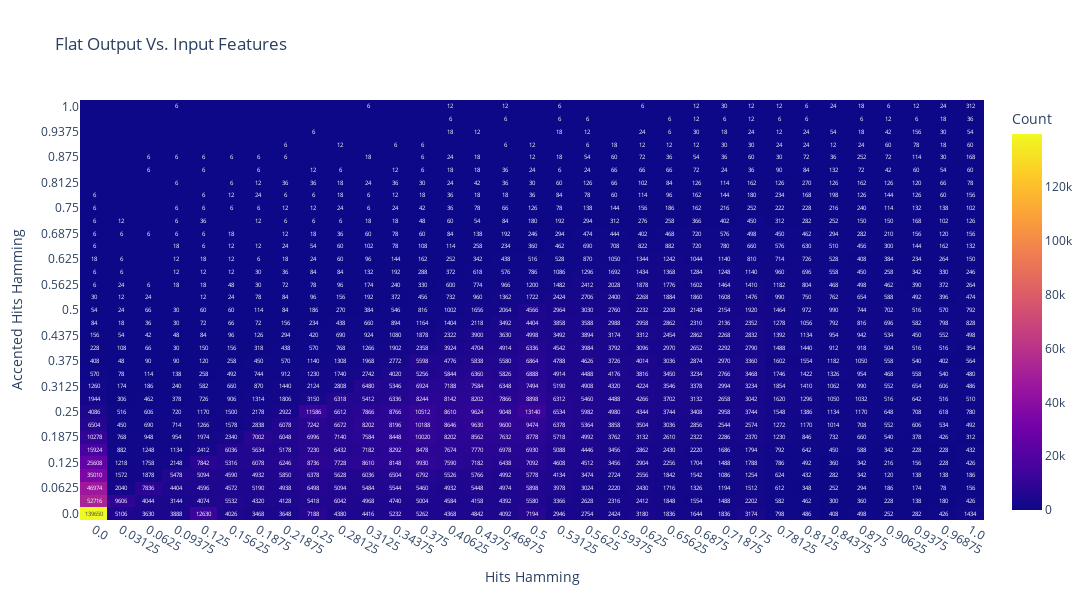

This figure's notebook cell:
### Code cell
plot_scatter_distribution(
    feat1=loaded_datasets["OF_Input Hamming"],
    feat2=loaded_datasets["OF_Input Hamming Accent"],
    xlabel="Hits Hamming",
    ylabel="Accented Hits Hamming",
    title="Flat Output Vs. Input Features"
)
create_heatmap_histogram_from_lists(
    feat1=loaded_datasets["OF_Input Hamming"],
    feat2=loaded_datasets["OF_Input Hamming Accent"],
    xlabel="Hits Hamming",
    ylabel="Accented Hits Hamming",
    title="Flat Output Vs. Input Features"
)

### Figure 1 — Plotly figure (JSON) as saved in the notebook; plotly's stock layout.template omitted (floating-point values rounded to 4 significant figures; data arrays with more than 128 entries replaced by an {"elided": "..."} marker saying what was removed)
{"data": [{"colorbar": {"title": {"text": "Count"}}, "colorscale": [[0.0, "#0d0887"], [0.1111, "#46039f"], [0.2222, "#7201a8"], [0.3333, "#9c179e"], [0.4444, "#bd3786"], [0.5556, "#d8576b"], [0.6667, "#ed7953"], [0.7778, "#fb9f3a"], [0.8889, "#fdca26"], [1.0, "#f0f921"]], "hovertemplate": "Hits Hamming: %{x}<br>Accented Hits Hamming: %{y}<br>Count: %{z}<extra></extra>", "showscale": true, "text": {"elided": "33x33 str values"}, "textfont": {"size": 6}, "texttemplate": "%{text}", "x": ["0.0", "0.03125", "0.0625", "0.09375", "0.125", "0.15625", "0.1875", "0.21875", "0.25", "0.28125", "0.3125", "0.34375", "0.375", "0.40625", "0.4375", "0.46875", "0.5", "0.53125", "0.5625", "0.59375", "0.625", "0.65625", "0.6875", "0.71875", "0.75", "0.78125", "0.8125", "0.84375", "0.875", "0.90625", "0.9375", "0.96875", "1.0"], "y": ["0.0", "0.03125", "0.0625", "0.09375", "0.125", "0.15625", "0.1875", "0.21875", "0.25", "0.28125", "0.3125", "0.34375", "0.375", "0.40625", "0.4375", "0.46875", "0.5", "0.53125", "0.5625", "0.59375", "0.625", "0.65625", "0.6875", "0.71875", "0.75", "0.78125", "0.8125", "0.84375", "0.875", "0.90625", "0.9375", "0.96875", "1.0"], "z": {"elided": "33x33 int values"}, "type": "heatmap"}], "layout": {"title": {"text": "Flat Output Vs. Input Features"}, "xaxis": {"title": {"text": "Hits Hamming"}}, "yaxis": {"title": {"text": "Accented Hits Hamming"}}, "width": 1200, "height": 600}}
